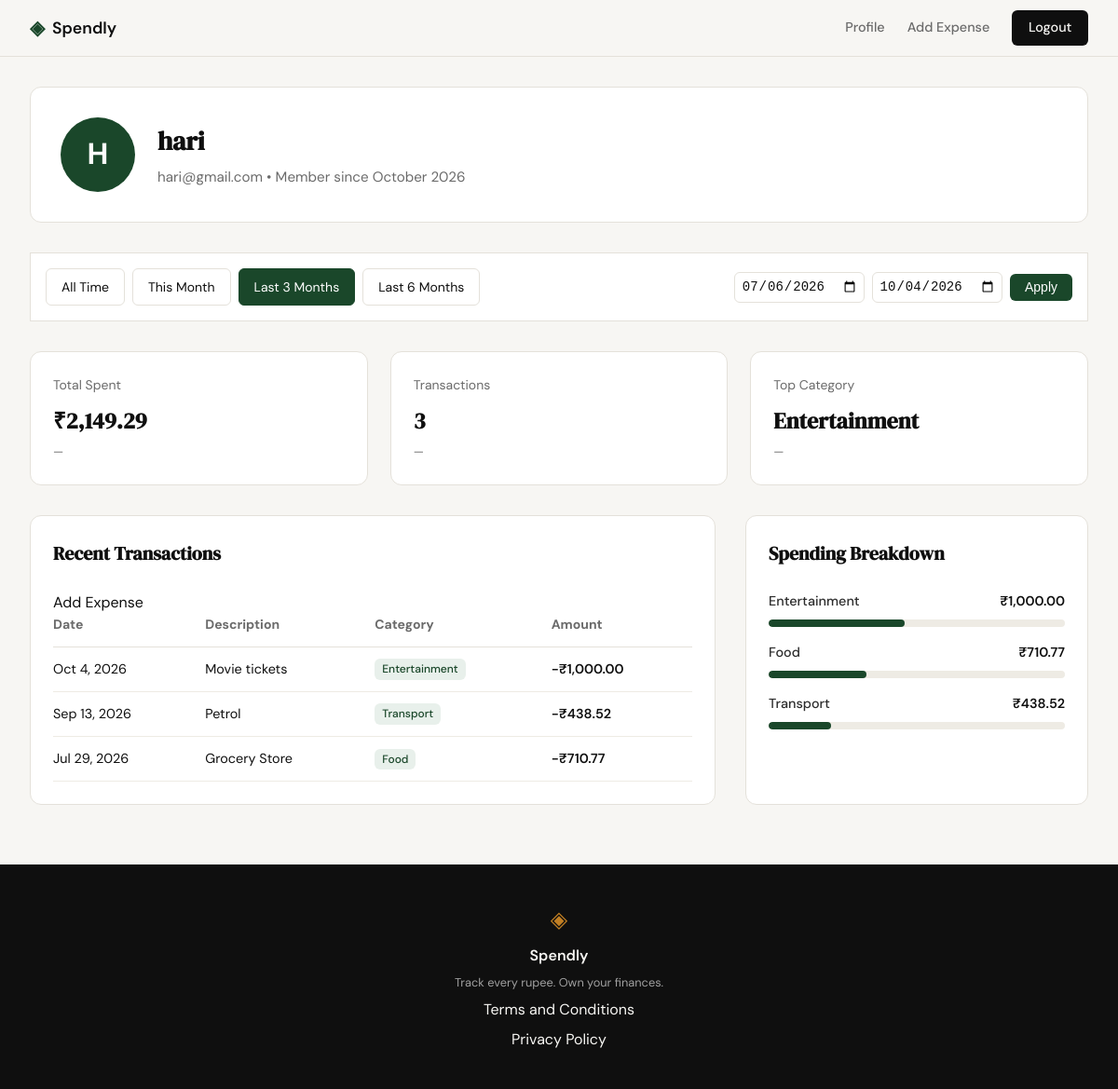
Page /profile?date_from=2026-07-06&date_to=2026-10-04 (signed in) on the committed database.
### tables this page shows
CREATE TABLE users (
                id INTEGER PRIMARY KEY AUTOINCREMENT,
                name TEXT NOT NULL,
                email TEXT UNIQUE NOT NULL,
                password_hash TEXT NOT NULL,
                created_at TEXT DEFAULT (datetime('now'))
            );

CREATE TABLE expenses (
                id INTEGER PRIMARY KEY AUTOINCREMENT,
                user_id INTEGER NOT NULL,
                amount REAL NOT NULL,
                category TEXT NOT NULL,
                date TEXT NOT NULL,
                description TEXT,
                created_at TEXT DEFAULT (datetime('now')),
                FOREIGN KEY (user_id) REFERENCES users (id)
            );

### app.py (the view)
@app.route("/profile")
@login_required
def profile():
    uid = session["user_id"]
    user_info = get_user_by_id(uid)
    if not user_info:
        abort(404)
    date_from = request.args.get("date_from")
    date_to = request.args.get("date_to")
    validated_from, validated_to, error = validate_date_range(date_from, date_to)
    if error:
        flash(error)
    presets = calculate_date_presets()
    name_parts = user_info["name"].split()
    initials = "".join([p[0].upper() for p in name_parts if p])
    user_info["initials"] = initials if initials else "?"
    stats_data = get_summary_stats(uid, validated_from, validated_to)
    summary_stats = [
        {"label": "Total Spent", "value": f"₹{stats_data['total_spent']:,.2f}", "trend": "—"},
        {"label": "Transactions", "value": str(stats_data['transaction_count']), "trend": "—"},
        {"label": "Top Category", "value": stats_data['top_category'], "trend": "—"}
    ]
    raw_transactions = get_recent_transactions(uid, date_from=validated_from, date_to=validated_to)
    transactions = []
    for tx in raw_transactions:
        dt = datetime.strptime(tx["date"], "%Y-%m-%d")
        formatted_date = dt.strftime("%b %-d, %Y")
        formatted_amount = f"-₹{tx['amount']:,.2f}"
        transactions.append({
            "date": formatted_date,
            "description": tx["description"],
            "category": tx["category"],
            "amount": formatted_amount
        })
    raw_categories = get_category_breakdown(uid, date_from=validated_from, date_to=validated_to)
    categories = []
    for cat in raw_categories:
        categories.append({
            "name": cat["name"],
            "amount": f"₹{cat['amount']:,.2f}",
            "percentage": cat["pct"]
        })
    return render_template(
        "profile.html",
        user=user_info,
        stats=summary_stats,
        transactions=transactions,
        categories=categories,
        date_from=validated_from,
        date_to=validated_to,
        presets=presets
    )

### app.py (called while the page is built)
def login_required(f):
    @wraps(f)
    def decorated_function(*args, **kwargs):
        if "user_id" not in session:
            flash("Please sign in to access this page.")
            return redirect(url_for("login"))
        return f(*args, **kwargs)
    return decorated_function

### database/db.py (called while the page is built)
def get_db():
    conn = sqlite3.connect(DB_PATH)
    conn.row_factory = sqlite3.Row
    conn.execute("PRAGMA foreign_keys = ON")
    return conn

### database/queries.py (called while the page is built)
def get_user_by_id(user_id):
    with get_db() as conn:
        user = conn.execute(
            "SELECT name, email, created_at FROM users WHERE id = ?",
            (user_id,)
        ).fetchone()
        if user:
            date_str = user['created_at'].replace('T', ' ')
            if '.' in date_str:
                date_str = date_str.split('.')[0]
            dt = datetime.strptime(date_str, '%Y-%m-%d %H:%M:%S')
            member_since = dt.strftime('%B %Y')
            return {
                "name": user['name'],
                "email": user['email'],
                "member_since": member_since
            }
        return None

def get_recent_transactions(user_id, limit=10, date_from=None, date_to=None):
    with get_db() as conn:
        query = "SELECT date, description, category, amount FROM expenses WHERE user_id = ?"
        params = [user_id]
        if date_from:
            query += " AND date >= ?"
            params.append(date_from)
        if date_to:
            query += " AND date <= ?"
            params.append(date_to)
        query += " ORDER BY date DESC LIMIT ?"
        params.append(limit)
        cursor = conn.execute(query, params)
        return [
            {
                "date": row["date"],
                "description": row["description"],
                "category": row["category"],
                "amount": row["amount"]
            }
            for row in cursor
        ]

### templates/profile.html
{% extends "base.html" %}
{% block head %}
    <link rel="stylesheet" href="{{ url_for('static', filename='css/profile.css') }}">
{% endblock %}
{% block content %}
<div class="profile-container">
    <section class="profile-card">
        <div class="profile-avatar">
            {{ user.initials }}
        </div>
        <div class="profile-details">
            <h1>{{ user.name }}</h1>
            <p>{{ user.email }} &bull; Member since {{ user.member_since }}</p>
        </div>
    </section>
    <section class="profile-filter-bar">
        <div class="filter-presets">
            <a href="{{ url_for('profile') }}"
               class="preset-btn {{ 'active' if not date_from and not date_to }}">All Time</a>
            <a href="{{ url_for('profile', date_from=presets.this_month.from, date_to=presets.this_month.to) }}"
               class="preset-btn {{ 'active' if date_from == presets.this_month.from and date_to == presets.this_month.to }}">This Month</a>
            <a href="{{ url_for('profile', date_from=presets.three_months.from, date_to=presets.three_months.to) }}"
               class="preset-btn {{ 'active' if date_from == presets.three_months.from and date_to == presets.three_months.to }}">Last 3 Months</a>
            <a href="{{ url_for('profile', date_from=presets.six_months.from, date_to=presets.six_months.to) }}"
               class="preset-btn {{ 'active' if date_from == presets.six_months.from and date_to == presets.six_months.to }}">Last 6 Months</a>
        </div>
        <form class="custom-range-form" method="GET">
            <input type="date" name="date_from" value="{{ date_from or '' }}">
            <input type="date" name="date_to" value="{{ date_to or '' }}">
            <button type="submit" class="apply-btn">Apply</button>
        </form>
    </section>
    <section class="stats-grid">
        {% for stat in stats %}
        <div class="stat-tile">
            <span class="stat-label">{{ stat.label }}</span>
            <span class="stat-value">{{ stat.value }}</span>
            <span class="stat-trend">{{ stat.trend }}</span>
        </div>
        {% endfor %}
    </section>
    <div class="profile-main">
        <section class="data-card">
            <div class="card-header">
                <h2>Recent Transactions</h2>
                <a href="{{ url_for('add_expense') }}" class="btn-add">Add Expense</a>
            </div>
            <table class="transaction-table">
                <thead>
                    <tr>
                        <th>Date</th>
                        <th>Description</th>
                        <th>Category</th>
                        <th>Amount</th>
                    </tr>
                </thead>
                <tbody>
                    {% for tx in transactions %}
                    <tr>
                        <td>{{ tx.date }}</td>
                        <td>{{ tx.description }}</td>
                        <td><span class="category-badge">{{ tx.category }}</span></td>
                        <td style="font-weight: 600;">{{ tx.amount }}</td>
                    </tr>
                    {% endfor %}
                </tbody>
            </table>
        </section>
        <section class="data-card">
            <h2>Spending Breakdown</h2>
            <div class="category-list">
                {% for cat in categories %}
                <div class="category-item">
                    <div class="category-info">
                        <span class="category-name">{{ cat.name }}</span>
                        <span class="category-amount">{{ cat.amount }}</span>
                    </div>
                    <div class="progress-bar-track">
                        <div class="progress-bar-fill" style="width: {{ cat.percentage }}%;"></div>
                    </div>
                </div>
                {% endfor %}
            </div>
        </section>
    </div>
</div>
{% endblock %}

### static/css/style.css (style rules this page uses)
:root { --ink: #0f0f0f; --ink-soft: #2d2d2d; --ink-muted: #6b6b6b; --ink-faint: #a0a0a0; --paper: #f7f6f3; --paper-warm: #f0ede6; --paper-card: #ffffff; --accent: #1a472a; --accent-light: #e8f0eb; --accent-2: #c17f24; --accent-2-light: #fdf3e3; --danger: #c0392b; --danger-light: #fdecea; --border: #e4e1da; --border-soft: #eeebe4; --font-display: 'DM Serif Display', Georgia, serif; --font-body: 'DM Sans', system-ui, sans-serif; --max-width: 1200px; --auth-width: 440px; --radius-sm: 6px; --radius-md: 12px; --radius-lg: 20px; }
*, *::before, *::after { box-sizing: border-box; margin: 0; padding: 0; }
html { font-size: 16px; scroll-behavior: smooth; }
body { background: var(--paper); color: var(--ink); font-family: var(--font-body); font-size: 1rem; line-height: 1.6; -webkit-font-smoothing: antialiased; }
a { color: inherit; text-decoration: none; }
.stat-label { display: block; font-size: 0.85rem; color: var(--ink-muted); margin-bottom: 8px; }
.stat-value { display: block; font-family: var(--font-display); font-size: 1.5rem; font-weight: 700; color: var(--ink); }
.stat-trend { display: block; font-size: 0.8rem; color: var(--ink-muted); margin-top: 4px; }

### rows in the picture
users: name "hari", email "hari@gmail.com"
expenses: date "Oct 4, 2026", description "Movie tickets", category "Entertainment", amount "-₹1,000.00"
expenses: date "Sep 13, 2026", description "Petrol", category "Transport", amount "-₹438.52"
expenses: date "Jul 29, 2026", description "Grocery Store", category "Food", amount "-₹710.77"

### other values in the picture
{{ user.initials }} "H"
{{ user.member_since }} "October 2026"
{{ stat.label }} "Total Spent" "Transactions" "Top Category"
{{ stat.value }} "₹2,149.29" "3" "Entertainment"
{{ stat.trend }} "—" "—" "—"
{{ cat.name }} "Entertainment" "Food" "Transport"
{{ cat.amount }} "₹1,000.00" "₹710.77" "₹438.52"
